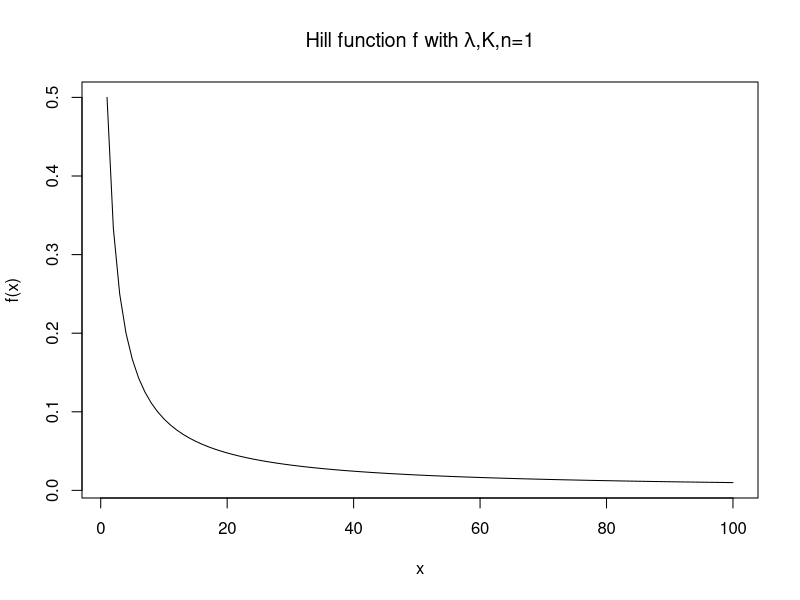
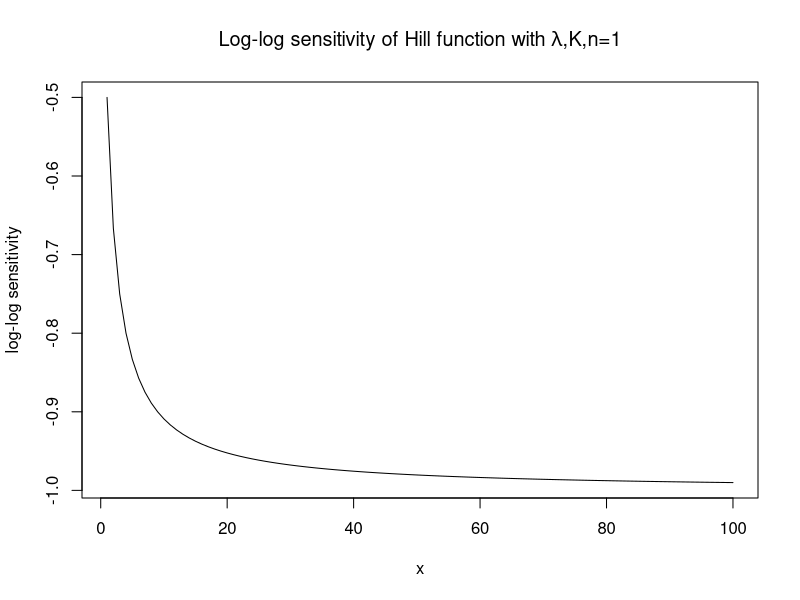

Write the R code that produced these figures, in order.
f <- function(x,l,n,k){
  return(l*(k^n)/(k^n+x^n))
}

logsen <- function(x,k,n){
  return(-n*x^n/(k^n+x^n))
}

png("/Users/paulrubenstein/Documents/Computational_Biology_MPhil_2013/Functional Genomics/team_aps/doc/hill.png")
plot(1:100,f(1:100,1,1,1),ty='l',main=expression(paste("Hill function f with ",lambda,",K,n=1")),
     ylab="f(x)",xlab="x")
dev.off()

png("/Users/paulrubenstein/Documents/Computational_Biology_MPhil_2013/Functional Genomics/team_aps/doc/log-log.png")
plot(1:100,logsen(1:100,1,1),ty='l',main=expression(paste("Log-log sensitivity of Hill function with ",lambda,",K,n=1")),
     ylab="log-log sensitivity",xlab="x")
dev.off()